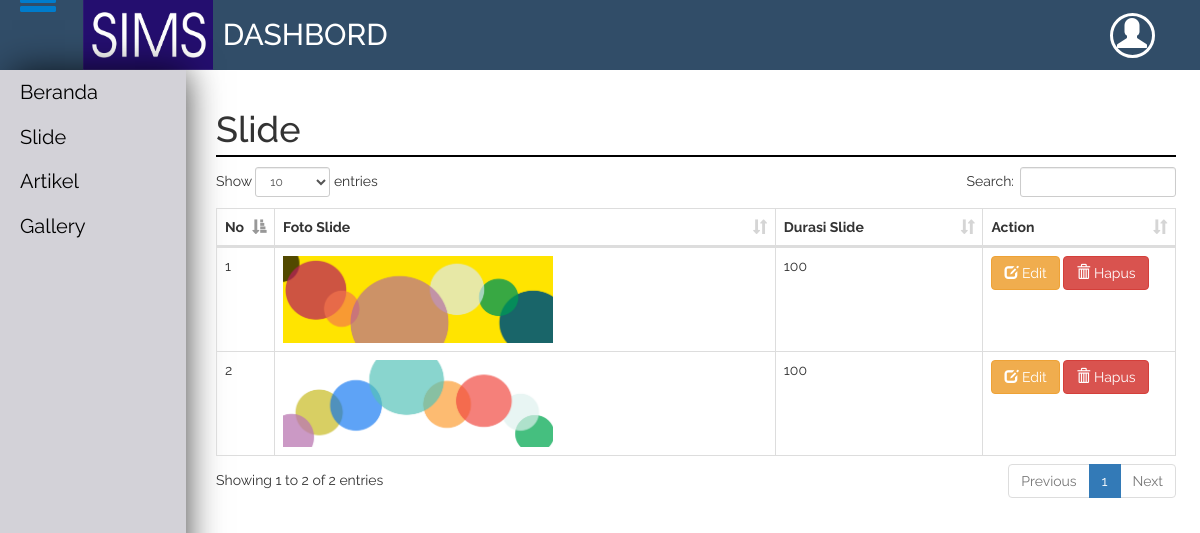
/admin/page/slide, run on the app's committed database.
### tables this page shows
CREATE TABLE `slide` (
  `id_slide` varchar(50) NOT NULL,
  `foto_slide` text NOT NULL,
  `durasi` varchar(50) NOT NULL
);

### application/controllers/Admin.php (called while the page is built, shortened)
<?php
	class admin extends CI_Controller{
		function __construct(){
			$this->load->model('model_cleo');
		}
		function page(){
			$page = $this->uri->segment(3);
			$data['page']=$page;
			if($page == 'slide'){
				$data['tmp_slide']=$this->model_cleo->tmp_slide()->result();
				$this->load->view('index',$data);
			}else if($page == 'f_slide'){
				$f_slide = $this->uri->segment(4);
				if(empty($f_slide)){
					$data['status']='simpan';
					$data['value']='Simpan';
					$data['judul']='Input Data Slide';
					$data['open'] = 'admin/simpan_slide';
					$data['kode']=$this->model_cleo->id_slide();
				}else{
					$data['status']='edit';
					$data['value']='Edit';
					$data['judul']='Edit Data Silde';
					$data['open'] = 'admin/edit_slide';
					$data['hsl']=$this->model_cleo->qw("slide","WHERE id_slide = '$f_slide'");
				}
				$this->load->view('index',$data);
			}else if($page == 'artikel'){
				$tmp_artikel = $this->db->query("SELECT * FROM artikel,kategori_artikel WHERE artikel.id_kategori_artikel = kategori_artikel.id_kategori_artikel");
				$data['tmp_artikel'] = $tmp_artikel->result();
				$this->load->view('index',$data);
			}else if($page == 'f_artikel'){
				$f_artikel = $this->uri->segment(4);
					if(empty($f_artikel)){
						$data['status'] = 'simpan';
						$data['value'] = 'Simpan';
						$data['judul'] = 'Input Data Artikel';
						$data['open'] = 'admin/simpan_artikel';
						$data['kode'] = $this->model_cleo->id_artikel();
					}else{
						$data['status']='edit';
						$data['value'] = 'Edit';
						$data['judul'] = 'Edit Data Artikel';
						$data['open'] = 'admin/edit_artikel';
						$data['hsl'] = $this->model_cleo->qw("artikel","WHERE id_artikel = '$f_artikel'");
					}
					$this->load->view('index',$data);
			}else if($page == 'kategori_galery'){
				$data['tmp_kategori_galery']=$this->model_cleo->tmp_kategori_galery()->result();
				$this->load->view('index',$data);
			}else if($page == 'f_kategori_galery'){
				$f_kategori_galery = $this->uri->segment(4);
				if(empty($f_kategori_galery)){
					$data['status']='simpan';
					$data['value'] = 'Simpan';
					$data['judul'] = 'Input Data Kategori Galery';
					$data['open'] = 'admin/simpan_kategori_galery';
				}else{
					$data['status']='edit';
					$data['value']='Edit';
					$data['judul'] = 'Edit Data Kategori Galery';
					$data['open'] = 'admin/edit_kategori_galery';
					$data['hsl']=$this->model_cleo->qw("kategori_galery","WHERE id_kategori_galery = '$f_kategori_galery'");
				}
				$this->load->view('index',$data);
			}else if($page == 'galery'){
				$tmp_galery = $this->db->query("SELECT * FROM galery,kategori_galery WHERE galery.id_kategori_galery = kategori_galery.id_kategori_galery");
				$data['tmp_galery'] = $tmp_galery->result();
				$this->load->view('index',$data);
			}else if($page == 'f_galery'){
				$f_galery = $this->uri->segment(4);
				if(empty($f_galery)){
					$data['status']='simpan';
					$data['value'] = 'Simpan';
					$data['judul']='Input Data Galery';
					$data['open'] = 'admin/simpan_galery';
					$data['kode'] = $this->model_cleo->id_galery();
				}else{
					$data['status'] = 'edit';
					$data['value'] = 'Edit';
					$data['judul'] = 'Edit Data Galery';
					$data['open'] = 'admin/edit_galery';
					$data['hsl'] = $this->model_cleo->qw("galery","WHERE id_galery = '$f_galery'");
				}
				$this->load->view('index',$data);
			}else if($page == 'identitas'){
				$item_identitas = $this->model_cleo->tmp_identitas()->row_array();
				$hsl_identitas = $item_identitas['id_identitas'];
				$data['item'] = $item_identitas;
				$data['kode'] = $hsl_identitas;
				$data['tmp_identitas'] = $this->model_cleo->tmp_identitas()->result();
				$this->load->view('index',$data);
			}else if($page == 'f_identitas'){
				$f_identitas = $this->uri->segment(4);
				if(empty($f_identitas)){
					$data['status'] = 'simpan';
					$data['value'] = 'Simpan';
					$data['judul'] = 'Input Data Identitas';
					$data['open'] = 'admin/simpan_identitas';
					$data['kode'] = $this->model_cleo->id_identitas();
				}else{
					$data['status'] = 'edit';
					$data['value'] = 'Edit';
					$data['judul'] = 'Edit Data Identitas';
					$data['open'] = 'admin/edit_identitas';
					$data['hsl'] = $this->model_cleo->qw("identitas","WHERE id_identitas = '$f_identitas'");
				}
				$this->load->view('index',$data);
			}else if($page == 'kategori_artikel'){
				$data['tmp_kategori_artikel'] = $this->model_cleo->tmp_kategori_artikel()->result();
				$this->load->view('index',$data);
			}else if($page == 'f_kategori_artikel'){
				$f_kategori_artikel = $this->uri->segment(4);
				if(empty($f_kategori_artikel)){
					$data['status'] = 'simpan';
					$data['value'] = 'Simpan';
					$data['judul'] = 'Input Data Kategori Artikel';
					$data['open'] = 'admin/simpan_kategori_artikel';
					$data['kode'] = $this->model_cleo->id_kategori_artikel();
				}else{
					$data['status'] = 'edit';
					$data['value'] = 'Edit';
					$data['judul'] = 'Edit Data Kategori Artikel';
					$data['open'] = 'admin/edit_kategori_artikel';
					$data['hsl'] = $this->model_cleo->qw("kategori_artikel","WHERE id_kategori_artikel = '$f_kategori_artikel'");
				}
				$this->load->view('index',$data);
			}else{
				$this->load->view('index',$data);
			}
		}
	}
 ?>

### index.php (called while the page is built, shortened)
<?php
require_once BASEPATH.'core/CodeIgniter.php';

### application/models/Model_cleo.php (called while the page is built, shortened)
<?php
	class model_cleo extends CI_Model{
		function tmp_slide(){
			return $this->db->get('slide');
		}
	}
 ?>

### application/views/content/slide.php (the view, shortened to what this page needs)
<h1>Slide
</h1>
<div class="table-responsive">
	<table class="table table-bordered" id="table">
		<thead>
			<tr>
				<th style="width: 5%;">No</th>
				<th>Foto Slide</th>
				<th>Durasi Slide</th>
				<th style="width: 20%">Action</th>
			</tr>
		</thead>
		<tbody>
				<?php
		$no = 0;
		foreach ($tmp_slide as $data) {$no++;
		?>
			<tr>
				<td><?php echo $no; ?></td>
				<td><img src="<?php echo base_url() ?>slide/<?php echo $data->foto_slide ?>" width="270px"></td>
				<td><?php echo $data->durasi; ?></td>
				<td>
					<a href="<?php echo site_url('admin/page/f_slide') ?>/<?php echo $data->id_slide ?>" class="btn btn-warning"><span class="glyphicon glyphicon-edit"></span> Edit</a>
					<a href="<?php echo site_url('admin/hapus_slide') ?>/<?php echo $data->id_slide ?>" class="btn btn-danger"><span class="glyphicon glyphicon-trash"></span> Hapus</a>
				</td>
			</tr>
		<?php } ?>
		</tbody>
	</table>
</div>

### data on the page
slide: foto_slide (picture), durasi "100"
slide: foto_slide (picture), durasi "100"
